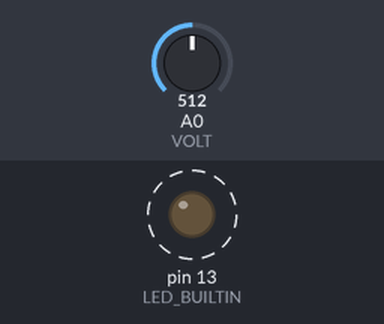
Recording of a sketch running on a simulated Arduino Uno, built with avr-gcc and run on an emulated ATmega328P. Shown: output pins drawn as LEDs (lit = HIGH). Dashed ring = blinking. The inputs (shaded band) are chosen by the test bench; at power-on: A0 (VOLT) = 512. What the sketch prints to the serial monitor is not drawn.

Above: at 0.2 s.
Timing chart, 0 to 3.0 s (numbered marks = the images above):
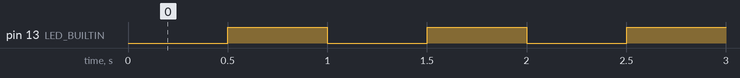

Measured:
- by itself, pin 13 (LED_BUILTIN): alternates HIGH for 0.50 s and LOW for 0.50 s

The sketch:

dcmouse.ino
```cpp
#define VOLT (A0)
#define WAIT 500

void setup() {
  pinMode(LED_BUILTIN, OUTPUT);
  pinMode(VOLT, INPUT);
  Serial.begin(9600);
}

void loop() {
  digitalWrite(LED_BUILTIN, LOW);
  delay(WAIT);
  digitalWrite(LED_BUILTIN, HIGH);
  delay(WAIT);
  int inlet = map(analogRead(VOLT),
                  0, 1024,
                  0, 500);
  Serial.println(inlet/100.0);
}
```
